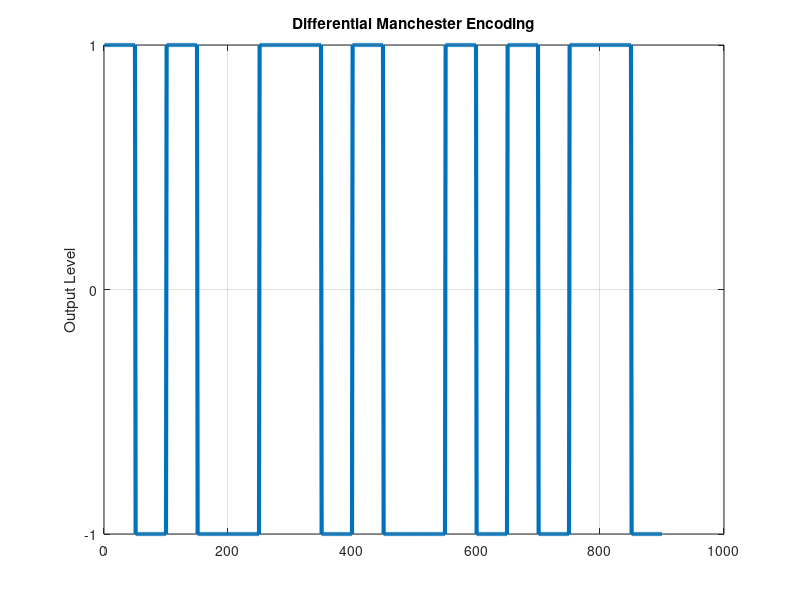

Recreate this plot in MATLAB.
bits = [1 0 1 0 0 1 1 1 0 ];              % Input
T = max(size(bits));                         % Lenght of input
n = 100;                                           % Oversampling rate
x = zeros(1,length(bits)*n);            % Output array
y = -1;                                               % For Bipolar Encoding  

for i = 0:length(bits)-1
  if bits(i+1) == 1                             % Control of input
    x(i*n+1:(i+0.5)*n) = -y * 1;
    x((i+0.5)*n+1:(i+1)*n) = -y * -1;       % Differential Manchester Encoding for input "1"
    
  else 
      y = y* -1;                                            % Differential Manchester Encoding for input "0"
    x(i*n+1:(i+0.5)*n) = 1;
    x((i+0.5)*n+1:(i+1)*n) = -1;
  end
end

figure;                                                             % Ploting the figure
plot(x,'LineWidth',3); grid on
title('Differential Manchester Encoding')
set(gca,'YTick',[-1:1]);
ylabel('Output Level') 